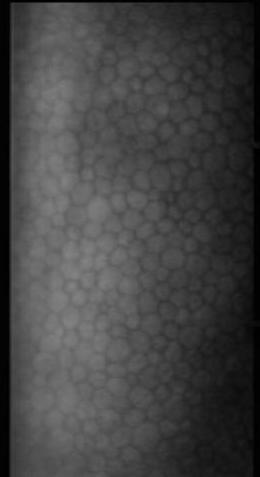
#> input picture images_and_labels/71866.tiff, 260 x 477 px
$ jupyter execute --allow-errors code.ipynb
#> lines starting #> are read from the running program, lines starting #| are printed output that depends on the picture; after the words box and inside, x2 and y2 are one past the last pixel; in counts of white or black regions, pixels touching at a corner belong together
[cell 1]
import os
import numpy as np
import pandas as pd
import cv2
from glob import glob
from skimage import measure, morphology
from sklearn.model_selection import train_test_split
from sklearn.preprocessing import StandardScaler
from sklearn.ensemble import RandomForestClassifier
from sklearn.linear_model import LogisticRegression
from sklearn.svm import SVC
from sklearn.metrics import classification_report, confusion_matrix
import tensorflow as tf
from tensorflow.keras.models import load_model
import matplotlib.pyplot as plt
import tensorflow as tf
from tensorflow.keras import layers, models
from scipy.spatial import ConvexHull
import pandas as pd

[cell 2]
os.getcwd()

#> (a cell that did not finish here is left out)

#> (a cell that did not finish here is left out)

[cell 5]
import os
print(os.path.exists("images/71866.tiff"))

[cell 6]
# ---------------- PARAMETERS ----------------
IMG_SIZE = 256 # resizing for unet
PIXEL_TO_MM2 = 0.0001  # adjust for your image calibration
CELL_MIN_SIZE = 50     # min pixels to count as a cell

[cell 7]
import os
import cv2
import numpy as np
import pandas as pd
from scipy.spatial import Voronoi

def step1_preprocessing(image_dir, text_dir, output_dir, img_size=(256, 256)):
#> called with image_dir = 'images_and_labels', text_dir = 'images_and_labels', output_dir = 'prepared_dataset', img_size = (256, 256)
    os.makedirs(output_dir, exist_ok=True)
    images_out = os.path.join(output_dir, "images")
    masks_out = os.path.join(output_dir, "masks")
    os.makedirs(images_out, exist_ok=True)
    os.makedirs(masks_out, exist_ok=True)

    for file_name in os.listdir(image_dir):
        if file_name.lower().endswith('.tiff'):
            # 1. Robust Loading: Use cv2.imread to handle mislabeled JPEGs
            img_path = os.path.join(image_dir, file_name)
            image = cv2.imread(img_path, cv2.IMREAD_UNCHANGED)
#> image is the input picture: shape (477, 260); min 0, max 132, mean 66.8

            if image is None:
                print(f"Skipping {file_name}: Unsupported format.")
                continue

            h, w = image.shape[:2]
#> h = 477; w = 260

            # 2. Parse your specific text format (id, x, y, tag)
            txt_path = os.path.join(text_dir, file_name.replace('.tiff', '.txt'))
            if not os.path.exists(txt_path): continue

            try:
                # sep='\s+' handles both tabs and spaces
                df = pd.read_csv(txt_path, sep='\s+')
                points = df[['x', 'y']].values
            except Exception: continue

            # 3. Generate 3-Class Mask (0:BG, 1:Interior, 2:Boundary)
            mask = np.zeros((h, w), dtype=np.uint8)

            # Class 2: Boundaries via Voronoi
            if len(points) >= 4:
                vor = Voronoi(points)
                for ridge in vor.ridge_vertices:
                    if -1 not in ridge:
                        v1, v2 = vor.vertices[ridge].astype(int)
                        cv2.line(mask, tuple(v1), tuple(v2), 2, thickness=2)

            # Class 1: Cell Interiors (Dots)
            for pt in points:
                cv2.circle(mask, (int(pt[0]), int(pt[1])), 3, 1, -1)

            # 4. Resize and Save
            final_img = cv2.resize(image, img_size)
            final_mask = cv2.resize(mask, img_size, interpolation=cv2.INTER_NEAREST)

            base = os.path.splitext(file_name)[0]
            cv2.imwrite(os.path.join(images_out, f"{base}.png"), final_img)
            cv2.imwrite(os.path.join(masks_out, f"{base}_mask.png"), final_mask)

    print("Step 1 Complete: Images and Masks prepared.")

# Run: step1_preprocessing('your_images/', 'your_labels/', 'prepared_dataset/')
input_folder = "images_and_labels"
output_folder = "prepared_dataset"

# This will process ALL .tiff files found in "images_and_labels"
step1_preprocessing(
    image_dir=input_folder,
    text_dir=input_folder,
    output_dir=output_folder,
    img_size=(256,256)
)

[cell 8]
import os
import cv2
import numpy as np
import pandas as pd
from scipy.spatial import Voronoi

def process_single_sample(img_path, txt_path, output_dir, img_size=(256, 256)):
#> called with img_path = 'images_and_labels/71866.tiff', txt_path = 'images_and_labels/71866.txt', output_dir = 'single_sample_test', img_size = (256, 256)
    os.makedirs(output_dir, exist_ok=True)

    # 1. Load Image (Using robust cv2.imread for mislabeled JPEGs)
    image = cv2.imread(img_path, cv2.IMREAD_UNCHANGED)
    h, w = image.shape[:2]
#> h = 477; w = 260

    # 2. Parse Text File
    df = pd.read_csv(txt_path, sep='\s+')
    points = df[['x', 'y']].values

    # 3. Create Mask
    mask = np.zeros((h, w), dtype=np.uint8)
    if len(points) >= 4:
        vor = Voronoi(points)
        for ridge in vor.ridge_vertices:
            if -1 not in ridge:
                v1, v2 = vor.vertices[ridge].astype(int)
                cv2.line(mask, tuple(v1), tuple(v2), 2, thickness=2)

    for pt in points:
        cv2.circle(mask, (int(pt[0]), int(pt[1])), 3, 1, -1)

    # 4. Resize and Save
    final_img = cv2.resize(image, img_size)
    final_mask = cv2.resize(mask, img_size, interpolation=cv2.INTER_NEAREST)

    cv2.imwrite(os.path.join(output_dir, "71866_prepared.png"), final_img)
    cv2.imwrite(os.path.join(output_dir, "71866_mask.png"), final_mask)
    print("Success: Single sample prepared.")

# Call for your specific file
#> (the rest of this cell did not finish here and is left out)

[cell 9]
import cv2
import matplotlib.pyplot as plt
import os

def visualize_single_sample(img_path, output_dir):

    # --- Load original image ---
    original = cv2.imread(img_path, cv2.IMREAD_GRAYSCALE)

    # --- Load processed image and mask ---
    processed_img = cv2.imread(os.path.join(output_dir, "71866_prepared.png"), cv2.IMREAD_GRAYSCALE)
    processed_mask = cv2.imread(os.path.join(output_dir, "71866_mask.png"), cv2.IMREAD_GRAYSCALE)

    # Convert mask to binary (if needed)
    processed_mask = (processed_mask > 0).astype("uint8")

    # --- Plot ---
    plt.figure(figsize=(14,4))


    # 1️⃣ Original image
    plt.subplot(1,4,1)
    plt.imshow(original, cmap='gray')
    plt.title("Original Image")
    plt.axis("off")

    # 2️⃣ Preprocessed image
    plt.subplot(1,4,2)
    plt.imshow(processed_img, cmap='gray')
    plt.title("Resized Image (256x256)")
    plt.axis("off")

    # 3️⃣ Mask
    plt.subplot(1,4,3)
    plt.imshow(processed_mask, cmap='gray')
    plt.title("Resized Mask")
    plt.axis("off")

    # 4️⃣ Overlay
    plt.subplot(1,4,4)
    plt.imshow(processed_img, cmap='gray')
    plt.imshow(processed_mask, cmap='jet', alpha=0.4)
    plt.title("Overlay")
    plt.axis("off")

    plt.tight_layout()
    plt.show()

# Call visualization
#> (the rest of this cell did not finish here and is left out)

#> (a cell that did not finish here is left out)

[cell 11]
## U-Net Model (Optimized for 256x256)

import tensorflow as tf
from tensorflow.keras import layers, models

def build_unet_256(input_shape=(256, 256, 1), num_classes=3):
    """
    U-Net optimized for 256x256 input.
    Classes: 0 (Background), 1 (Cell Center), 2 (Boundary)
    """
    # [19 lines left out: functions conv_block, encoder_block, decoder_block, not called in this run]

    inputs = layers.Input(input_shape)

    # Encoder (Downsampling)
    s1, p1 = encoder_block(inputs, 32)  # Starting with 32 filters for efficiency
    s2, p2 = encoder_block(p1, 64)
    s3, p3 = encoder_block(p2, 128)
    s4, p4 = encoder_block(p3, 256)

    # Bridge
    b1 = conv_block(p4, 512)

    # Decoder (Upsampling)
    d1 = decoder_block(b1, s4, 256)
    d2 = decoder_block(d1, s3, 128)
    d3 = decoder_block(d2, s2, 64)
    d4 = decoder_block(d3, s1, 32)

    # Output (Softmax for Multi-class)
    outputs = layers.Conv2D(num_classes, 1, padding="same", activation="softmax")(d4)

    model = models.Model(inputs, outputs, name="Corneal_UNet_256")
    return model

# Initialize and Compile
#> (the rest of this cell did not finish here and is left out)

[cell 12]
import numpy as np
import cv2
import os
import tensorflow as tf

# 1. DEFINE the generator (Ensure this is run!)
# [28 lines left out: function train_generator, not called in this run]

# --- STEP 1 & 2: Definitions (Run once) ---
#> (the rest of this cell did not finish here and is left out)

model.compile(optimizer='adam', loss='sparse_categorical_crossentropy', metrics=['accuracy'])

# 2. SETUP Folders
img_dir = "prepared_dataset/images"
mask_dir = "prepared_dataset/masks"

# 3. INITIALIZE Generator
# Adjust batch_size based on your GPU/RAM (try 4 or 8)
gen = train_generator(img_dir, mask_dir, batch_size=4)

# 4. TRAIN the model
# steps_per_epoch should be (total_images / batch_size)
total_images = len([f for f in os.listdir(img_dir) if f.endswith('.png')])
steps = max(1, total_images // 4)

print(f"Starting training on {total_images} images...")

model.fit(
    gen,
    steps_per_epoch=steps,
    epochs=20,
    verbose=1
)

print("Training finished! Now you can run the 'sliding_window_inference' again.")
# 5. Save the model
model.save("cornea_unet_v1.keras")
print("Model saved in native Keras format!")

[cell 13]
#Sliding Window Inference:This code takes a large .tiff image, breaks it into overlapping chunks, predicts each, and averages the results back into a full mask.

import tensorflow as tf
import numpy as np
import cv2
## For 256×256 images, this function effectively does full-image inference once.
# For larger images (>256×256), sliding window ensures accurate predictions and smooth overlapping masks.

# [30 lines left out: function sliding_window_inference, not called in this run]

[cell 14]
import numpy as np
import cv2
from skimage import morphology, measure, segmentation
from scipy import ndimage as ndi

# [22 lines left out: function post_process_mask_v3, not called in this run]

[cell 15]
import matplotlib.pyplot as plt
import numpy as np
import cv2
from skimage import color
from tensorflow.keras.models import load_model

# [36 lines left out: function visualize_inference_stages, not called in this run]

# [5 lines of commented-out code are left out]
img_path ="single_sample_test/71866_prepared.png"
image_1 = cv2.imread(img_path,cv2.IMREAD_GRAYSCALE)


# Load the brain (skip model.fit after this)
#> (the rest of this cell did not finish here and is left out)

#> (a cell that did not finish here is left out)



img_path ="single_sample_test/71866_prepared.png"
image_1 = cv2.imread(img_path,cv2.IMREAD_GRAYSCALE)


# Load the brain (skip model.fit after this)
model1 = load_model("cornea_unet_v1.keras")
print("Model loaded successfully!")


reconstructed_mask = sliding_window_inference(image_1,  model1)
print(np.unique(reconstructed_mask))

labeled_cells =post_process_mask_v3(reconstructed_mask)
cleaned_mask =(labeled_cells>0)
visualize_inference_stages(image_1, reconstructed_mask, cleaned_mask, labeled_cells)

[cell 17]
# Create a fake mask with a square in the middle (Class 1) and a line (Class 2)
fake_mask = np.zeros((256, 256), dtype=np.uint8)
cv2.rectangle(fake_mask, (50, 50), (150, 150), 1, -1) # Fake Cell Interior
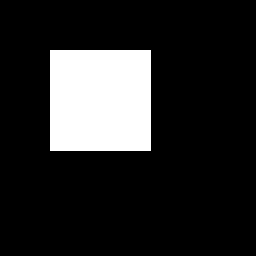
#> fake_mask: shape (256, 256); values 0 (black) and 1 (white), 15.6% white; 1 white region, box (x1, y1, x2, y2) and area: (50, 50, 151, 151) 10201
cv2.rectangle(fake_mask, (48, 48), (152, 152), 2, 2)  # Fake Cell Boundary
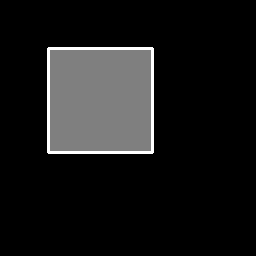
#> fake_mask: shape (256, 256); 1.9% of pixels changed, all inside (x1, y1, x2, y2) = (47, 47, 154, 154); drawn with min black and max white

# Run your post-processing on this fake data
#> (the rest of this cell did not finish here and is left out)

[cell 18]
#Morphometric Feature Extraction

#The pixel-to-mm conversion for a specular microscope - 0.00115 mm/pixel
import numpy as np
import pandas as pd
from skimage.measure import regionprops

# [64 lines left out: function get_clinical_report, not called in this run]

# --- Execution ---
#> (the rest of this cell did not finish here and is left out)

[cell 19]
txt_path = "images_and_labels/71866.txt"

#> (the rest of this cell did not finish here and is left out)

[cell 20]
from PIL import Image
img = Image.open("images_and_labels/71866.tiff")
# returns pixels per inch (DPI); divide 25.4 by this to get mm/pixel
print(img.info.get('dpi'))
#| (1, 1)
